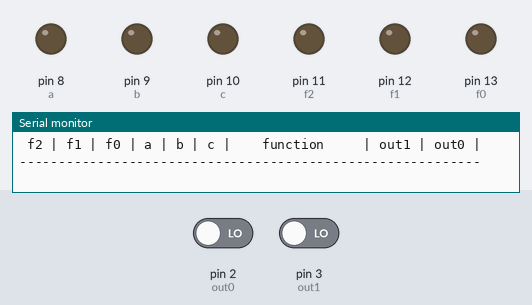
Bench run of a sketch on a simulated Arduino Uno, built with avr-gcc and run on an emulated ATmega328P. Shown: output pins drawn as LEDs (lit = HIGH), the last lines printed to the serial monitor. The test bench sets the inputs (shaded band); at power-on: pin 2 (out0) LOW, pin 3 (out1) LOW.

Above: at 0.1 s.
At 0.9 s:
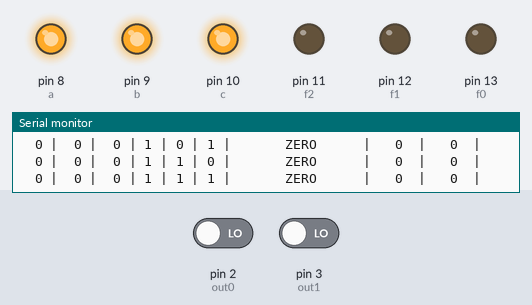
At 1.7 s:
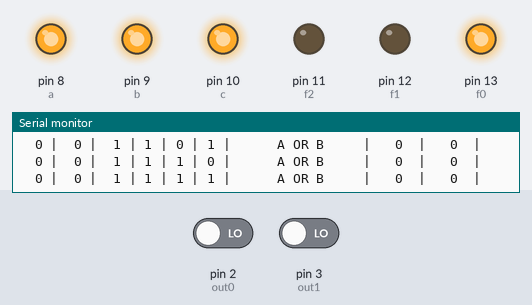
At 3.3 s:
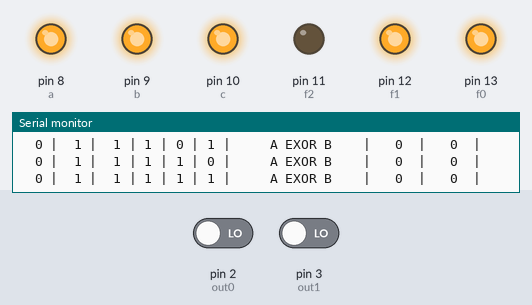
At 4.9 s:
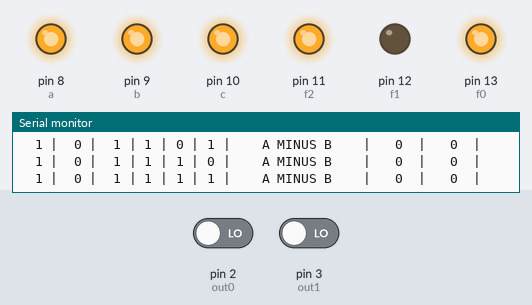
At 6.5 s:
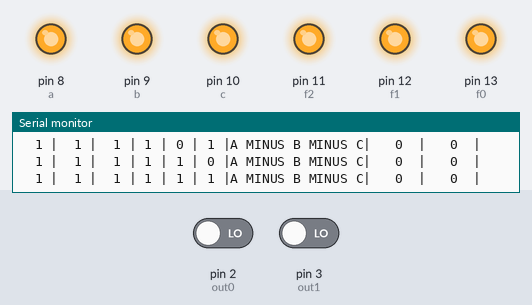
Timing chart, 0 to 8.0 s (numbered marks = the images above):
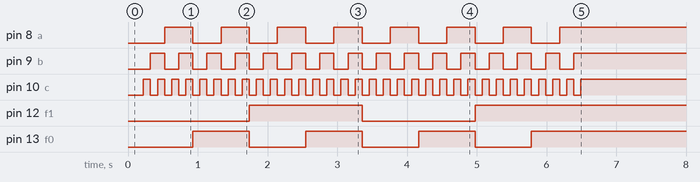

The sketch:

Lab4_ALU.ino
```cpp
int a = 8;
int b = 9;
int c = 10;
int f0 = 13;
int f1 = 12;
int f2 = 11;
int out0 = 2;
int out1 = 3;
void setup()
{


  pinMode(out0, INPUT);
  pinMode(out1, INPUT);
  pinMode(a, OUTPUT);
  pinMode(b, OUTPUT);
  pinMode(c, OUTPUT);
  pinMode(f0, OUTPUT);
  pinMode(f1, OUTPUT);
  pinMode(f2, OUTPUT);
  Serial.begin(9600);

    Serial.print(" f2 | f1 | f0 | a | b | c |    function     | out1 | out0 |\n");
  Serial.print("-----------------------------------------------------------\n");

  int s_f2,s_f1,s_f0,s_a,s_b,s_c,s_o0,s_o1;
  char buffer[60];
  for(int i = 0;i<64;i++){
    s_f2 = i/32;
    s_f1 = ((i-(s_f2*32))/16)%2;
    s_f0 = ((i-(s_f1*16))/8)%2;
    s_a = ((i-(s_f0*8))/4)%2;
    s_b = ((i-(s_a*4))/2)%2;
    s_c = i%2;

    digitalWrite(f2,s_f2);
    digitalWrite(f1,s_f1);
    digitalWrite(f0,s_f0);
    digitalWrite(a,s_a);
    digitalWrite(b,s_b);
    digitalWrite(c,s_c);

    s_o0 = digitalRead(out0);
    s_o1 = digitalRead(out1);

    int num = (1*s_f0)+(2*s_f1)+(4*s_f2);
    String func;
    switch (num)
    {
    case 0:
        func = "       ZERO      ";
        break;
    case 1:
       	func = "      A OR B     ";
        break;
    case 2:
        func = "     A AND B     ";
        break;
    case 3:
        func = "     A EXOR B    ";
        break;
    case 4:
        func = "     A PLUS B    ";
        break;
    case 5:
        func = "    A MINUS B    ";
        break;
    case 6:
        func = " A PLUS B PLUS C ";
        break;
    case 7:
        func = "A MINUS B MINUS C";
        break;

    }

    snprintf(buffer,sizeof(buffer),"  %d |  %d |  %d | %d | %d | %d |%s|   %d  |   %d  |\n",s_f2,s_f1,s_f0,s_a,s_b,s_c,func.c_str(),s_o1,s_o0);
    Serial.println(buffer);
    delay(100);
  }

}

void loop()
{

}
```
